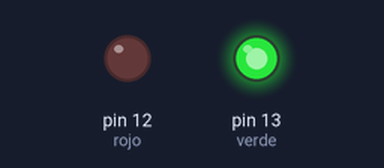
A sketch run on a simulated Arduino Uno, built with avr-gcc and run on an emulated ATmega328P. Parts: output pins drawn as LEDs (lit = HIGH).

Above: at 1.0 s.
At 3.0 s:
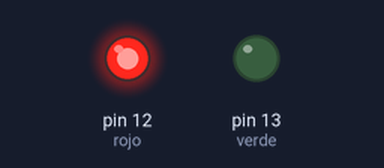
Timing chart, 0 to 5.2 s (numbered marks = the images above):
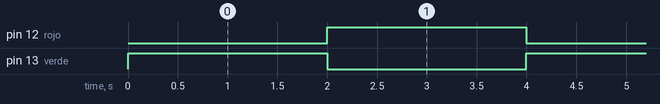

Measured:
- by itself, pin 12 (rojo), pin 13 (verde): alternates HIGH for 2.0 s and LOW for 2.0 s

The sketch:

clase01_b7_dos_leds.ino
```cpp
int verde = 13;
int rojo = 12;

void setup() {
  pinMode(verde, OUTPUT);
  pinMode(rojo, OUTPUT);
}

void loop() {
  digitalWrite(verde, HIGH);  digitalWrite(rojo, LOW);
  delay(2000);
  digitalWrite(verde, LOW);   digitalWrite(rojo, HIGH);
  delay(2000);
}
```
